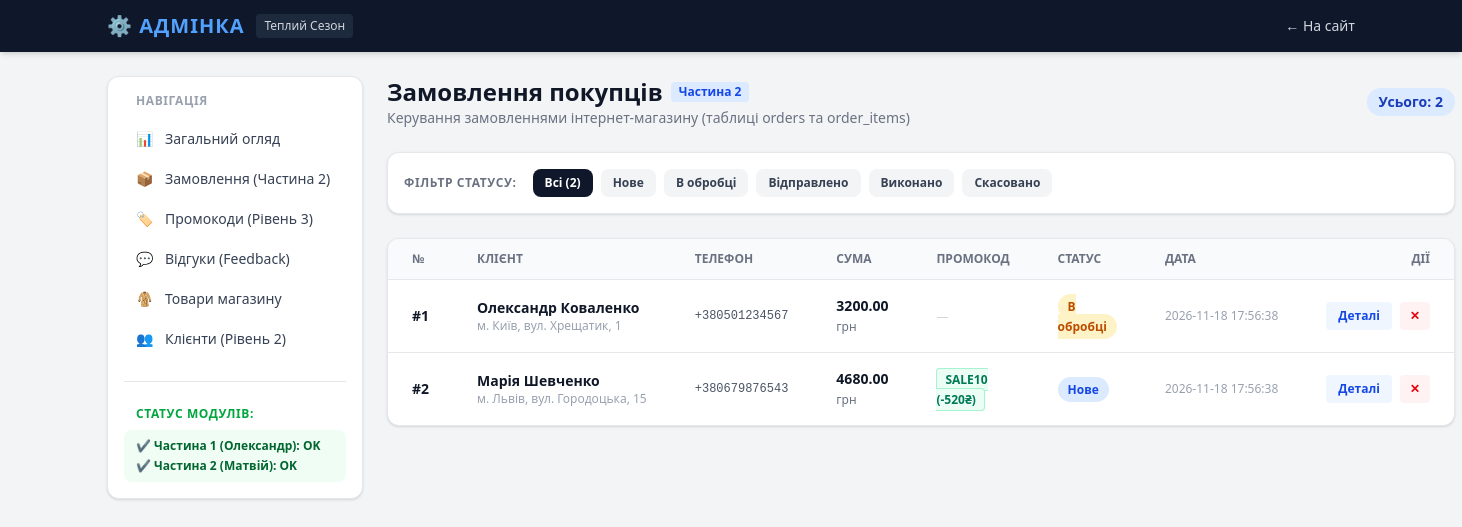
Page /admin/orders on the committed database.
### tables this page shows
CREATE TABLE orders (
                id INTEGER PRIMARY KEY AUTOINCREMENT,
                customer_id INTEGER,
                customer_name TEXT NOT NULL,
                customer_phone TEXT NOT NULL,
                customer_address TEXT NOT NULL,
                status TEXT NOT NULL DEFAULT 'Нове',
                total_price REAL NOT NULL,
                coupon_code TEXT,
                discount_amount REAL DEFAULT 0,
                created_at TIMESTAMP DEFAULT CURRENT_TIMESTAMP,
                FOREIGN KEY (customer_id) REFERENCES customers(id) ON DELETE SET NULL
            );

### routes/admin.py (the view)
@admin_bp.route('/orders')
def orders_list():
    status_filter = request.args.get('status', '').strip()
    all_orders = models.get_all_orders()
    if status_filter and status_filter != 'all':
        orders = [o for o in all_orders if o['status'] == status_filter]
    else:
        orders = all_orders
    return render_template(
        'admin/orders.html',
        orders=orders,
        current_status=status_filter,
        total_count=len(all_orders)
    )

### models.py (called while the page is built)
def get_db():
    if 'db' not in g:
        g.db = sqlite3.connect(
            current_app.config['DATABASE'],
            detect_types=sqlite3.PARSE_DECLTYPES
        )
        g.db.row_factory = sqlite3.Row
        g.db.execute('PRAGMA foreign_keys = ON;')
    return g.db

def get_all_orders():
    db = get_db()
    return db.execute('SELECT * FROM orders ORDER BY created_at DESC;').fetchall()

### templates/admin/orders.html (shortened to what this page needs)
{% extends "admin/base_admin.html" %}
{% block admin_content %}
<div class="mb-6 flex flex-col sm:flex-row sm:items-center sm:justify-between gap-4">
    <div>
        <div class="flex items-center gap-2">
            <h1 class="text-2xl font-bold text-gray-900">Замовлення покупців</h1>
            <span class="bg-blue-100 text-blue-700 text-xs font-bold px-2 py-0.5 rounded">Частина 2</span>
        </div>
        <p class="text-gray-500 text-sm">Керування замовленнями інтернет-магазину (таблиці orders та order_items)</p>
    </div>
    <span class="text-sm font-semibold bg-blue-100 text-blue-800 px-3 py-1 rounded-full w-fit">
        Усього: {{ total_count }}
    </span>
</div>
<div class="bg-white p-4 rounded-xl border border-gray-200 shadow-sm mb-6 flex flex-wrap items-center gap-2">
    <span class="text-xs font-bold text-gray-500 uppercase tracking-wider mr-2">Фільтр статусу:</span>
    <a href="{{ url_for('admin_bp.orders_list') }}"
       class="px-3 py-1.5 rounded-lg text-xs font-semibold transition {% if not current_status or current_status == 'all' %}bg-slate-900 text-white{% else %}bg-gray-100 text-gray-700 hover:bg-gray-200{% endif %}">
        Всі ({{ total_count }})
    </a>
    {% for st in ['Нове', 'В обробці', 'Відправлено', 'Виконано', 'Скасовано'] %}
    <a href="{{ url_for('admin_bp.orders_list', status=st) }}"
       class="px-3 py-1.5 rounded-lg text-xs font-semibold transition {% if current_status == st %}bg-blue-600 text-white{% else %}bg-gray-100 text-gray-700 hover:bg-gray-200{% endif %}">
        {{ st }}
    </a>
    {% endfor %}
</div>
<div class="bg-white rounded-xl border border-gray-200 shadow-sm overflow-hidden">
    {% if orders %}
    <div class="overflow-x-auto">
        <table class="w-full text-left text-sm text-gray-700">
            <thead class="bg-gray-50 text-xs uppercase text-gray-500 border-b border-gray-200">
                <tr>
                    <th class="px-6 py-3">№</th>
                    <th class="px-6 py-3">Клієнт</th>
                    <th class="px-6 py-3">Телефон</th>
                    <th class="px-6 py-3">Сума</th>
                    <th class="px-6 py-3">Промокод</th>
                    <th class="px-6 py-3">Статус</th>
                    <th class="px-6 py-3">Дата</th>
                    <th class="px-6 py-3 text-right">Дії</th>
                </tr>
            </thead>
            <tbody class="divide-y divide-gray-200">
                {% for order in orders %}
                <tr class="hover:bg-gray-50 transition">
                    <td class="px-6 py-4 font-black text-gray-900">#{{ order.id }}</td>
                    <td class="px-6 py-4">
                        <div class="font-semibold text-gray-900">{{ order.customer_name }}</div>
                        <div class="text-xs text-gray-400 truncate max-w-xs">{{ order.customer_address }}</div>
                    </td>
                    <td class="px-6 py-4 text-gray-600 font-mono text-xs">{{ order.customer_phone }}</td>
                    <td class="px-6 py-4 font-bold text-gray-900">
                        {{ "%.2f"|format(order.total_price) }} <span class="text-xs font-normal text-gray-500">грн</span>
                    </td>
                    <td class="px-6 py-4">
                        {% if order.coupon_code %}
                            <span class="bg-emerald-50 text-emerald-700 border border-emerald-200 text-xs font-bold px-2 py-0.5 rounded">
                                {{ order.coupon_code }} (-{{ "%.0f"|format(order.discount_amount) }}₴)
                            </span>
                        {% else %}
                            <span class="text-gray-300 text-xs">—</span>
                        {% endif %}
                    </td>
                    <td class="px-6 py-4">
                        <span class="text-xs px-2.5 py-1 rounded-full font-bold
                            {% if order.status == 'Нове' %}bg-blue-100 text-blue-700
                            {% elif order.status == 'В обробці' %}bg-amber-100 text-amber-700
                            {% elif order.status == 'Відправлено' %}bg-indigo-100 text-indigo-700
                            {% elif order.status == 'Виконано' %}bg-green-100 text-green-700
                            {% else %}bg-red-100 text-red-700{% endif %}">
                            {{ order.status }}
                        </span>
                    </td>
                    <td class="px-6 py-4 text-xs text-gray-400 whitespace-nowrap">{{ order.created_at }}</td>
                    <td class="px-6 py-4 text-right">
                        <div class="flex items-center justify-end gap-2">
                            <a href="{{ url_for('admin_bp.order_detail', order_id=order.id) }}"
                               class="text-xs bg-blue-50 hover:bg-blue-100 text-blue-700 font-semibold px-3 py-1.5 rounded transition">
                                Деталі
                            </a>
                            <form method="POST" action="{{ url_for('admin_bp.order_delete', order_id=order.id) }}" onsubmit="return confirm('Ви впевнені, що бажаєте видалити замовлення #{{ order.id }}?');">
                                <button type="submit" class="text-xs bg-red-50 hover:bg-red-100 text-red-600 font-semibold px-2.5 py-1.5 rounded transition">
                                    ✕
                                </button>
                            </form>
                        </div>
                    </td>
                </tr>
                {% endfor %}
            </tbody>
        </table>
    </div>
    {% else %}
    <div class="p-12 text-center text-gray-400">
        <p class="text-4xl mb-2">📦</p>
        <p class="text-sm">Замовлень у базі даних не знайдено{% if current_status and current_status != 'all' %} зі статусом «{{ current_status }}»{% endif %}.</p>
    </div>
    {% endif %}
</div>
{% endblock %}

### rows in the picture
orders: id "1", customer_name "Олександр Коваленко", customer_address "м. Київ, вул. Хрещатик, 1", customer_phone "+380501234567", total_price "3200.00", status "В обробці", created_at "2026-11-18 17:56:38"
orders: id "2", customer_name "Марія Шевченко", customer_address "м. Львів, вул. Городоцька, 15", customer_phone "+380679876543", total_price "4680.00", coupon_code "SALE10", discount_amount "520", status "Нове", created_at "2026-11-18 17:56:38"

### other values in the picture
{{ total_count }} "2"
{{ st }} "Нове" "В обробці" "Відправлено" "Виконано" "Скасовано"
